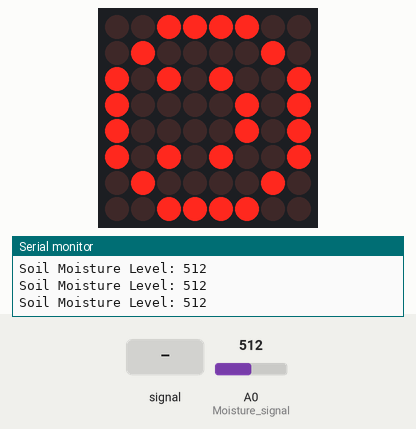
Recording of a sketch running on a simulated Arduino Uno, built with avr-gcc and run on an emulated ATmega328P. Parts: 8×8 LED matrix, the last lines printed to the serial monitor. Inputs (shaded band) come from the test bench; at power-on: A0 (Moisture_signal) = 512.

Above: at 1.2 s.
1.3 s: A0 (Moisture_signal) fed a 200 Hz sine of ±255 counts around its level
At 2.64 s:
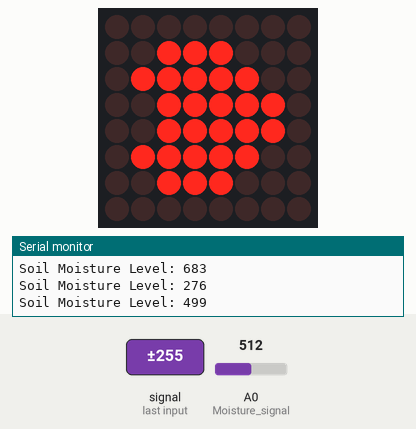
4.3 s: A0 (Moisture_signal) set to 490
5.9 s: A0 (Moisture_signal) set to 510
At 6.5 s:
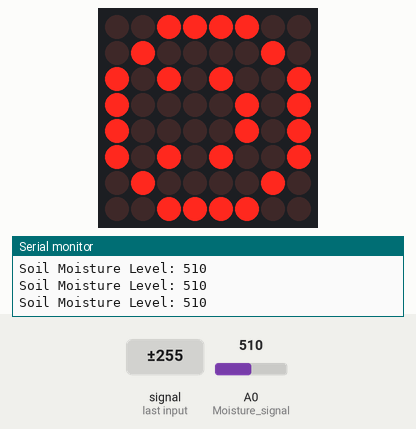
7.6 s: A0 (Moisture_signal) fed a 50 Hz sine of ±306 counts around its level
At 8.74 s:
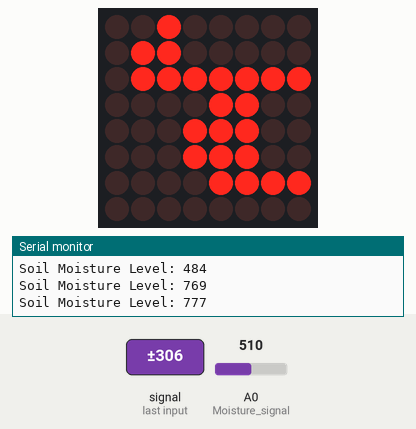
10.6 s: A0 (Moisture_signal) set to 710
Timing chart, 0 to 13.2 s (numbered marks = the images above; inputs shaded):
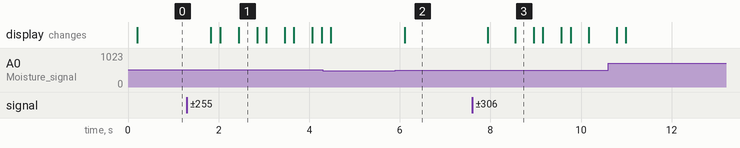

Measured:
- after the input at 1.3 s, the display: changes after 0.53 s (image 1)
- after the input at 5.9 s, the display: changes after 0.20 s (image 2)
- after the input at 7.6 s, the display: first changes after 0.34 s (image 3 shows a later state)
- what the display in image 1 shows lasts 0.4 s, from 2.4 s to 2.8 s

The sketch:

JoeLifeLine_Matrix.ino
```cpp
#include <Wire.h>
#include <Adafruit_GFX.h>
#include <Adafruit_LEDBackpack.h>

Adafruit_8x8matrix matrix = Adafruit_8x8matrix();

int Moisture_signal = A0;

void setup(){
  Serial.begin(9600);
  matrix.begin(0x70);
  matrix.clear();
}

void loop() {
  int Moisture = analogRead(Moisture_signal);
  Serial.print("Soil Moisture Level: ");
  Serial.println(Moisture);
  delay(200);

  if (Moisture > 700){
    displayCamel();
  }
  else if (Moisture < 500){
    displayHeart();
  }
  else{
    displaySmiley();
  }
}

void displaySmiley() {
  uint8_t smileBitmap[] = {
    B00111100,
    B01000010,
    B10010101,
    B10100001,
    B10100001,
    B10010101,
    B01000010,
    B00111100
  };

  matrix.clear(); // Clear the display
  for (int8_t y = 0; y < 8; y++) {
    for (int8_t x = 0; x < 8; x++) {
      if (bitRead(smileBitmap[y], x)) {
        matrix.drawPixel(x, y, LED_ON); // Turn on the pixel
      }
    }
  }
  matrix.writeDisplay(); // Update the display
}

void displayHeart(){
  uint8_t heartBitmap[] = {
    B00000000,
    B00011100,
    B00111110,
    B01111100,
    B01111100,
    B00111110,
    B00011100,
    B00000000
  };
  matrix.clear(); // Clear the display
  for (int8_t y = 0; y < 8; y++) {
    for (int8_t x = 0; x < 8; x++) {
      if (bitRead(heartBitmap[y], x)) {
        matrix.drawPixel(x, y, LED_ON); // Turn on the pixel
      }
    }
  }
  matrix.writeDisplay(); // Update the display
}

void displayCamel(){
  uint8_t camelBitmap[] = {
    B00000100,
    B00000110,
    B11111110,
    B00110000,
    B00111000,
    B00111000,
    B11110000,
    B00000000

  };
  matrix.clear(); // Clear the display
  for (int8_t y = 0; y < 8; y++) {
    for (int8_t x = 0; x < 8; x++) {
      if (bitRead(camelBitmap[y], x)) {
        matrix.drawPixel(x, y, LED_ON); // Turn on the pixel
      }
    }
  }
  matrix.writeDisplay(); // Update the display
}
```
